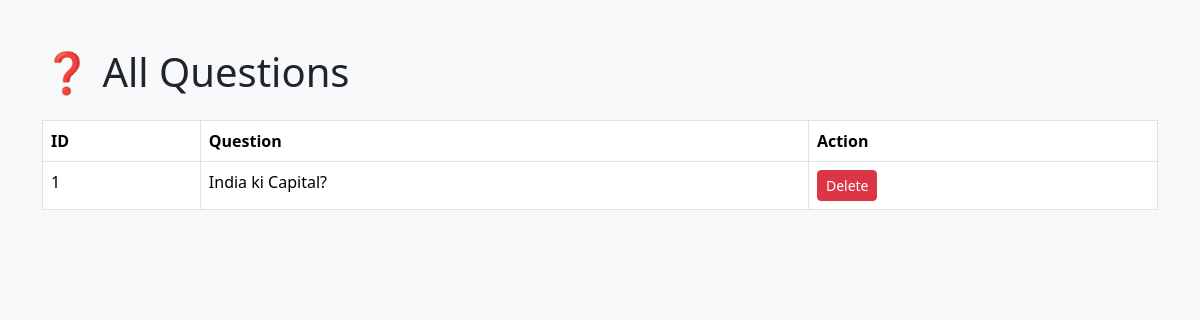
/view_questions (signed in), run on an earlier commit of the app's database.
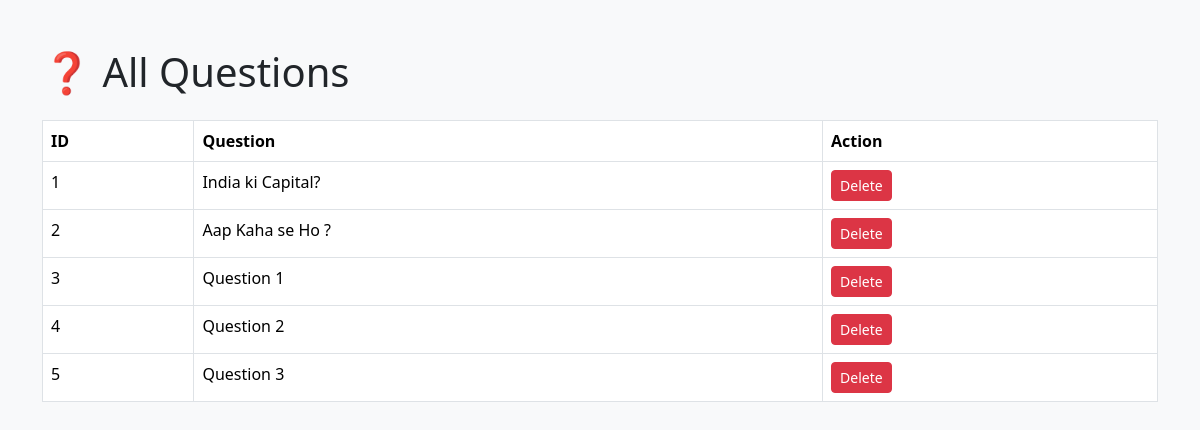
And on a later commit of the database.
### tables this page shows
CREATE TABLE questions(
    id INTEGER PRIMARY KEY AUTOINCREMENT,
    test_id INTEGER,
    question TEXT,
    option1 TEXT,
    option2 TEXT,
    option3 TEXT,
    option4 TEXT,
    answer TEXT
);

### app.py (the view)
@app.route("/view_questions")
def view_questions():
    if "admin" not in session:
        return redirect("/admin")
    conn = sqlite3.connect("mocktest.db")
    cursor = conn.cursor()
    cursor.execute("SELECT * FROM questions")
    questions = cursor.fetchall()
    conn.close()
    return render_template(
        "view_questions.html",
        questions=questions
    )

### templates/view_questions.html (shortened to what this page needs)
<!DOCTYPE html>
<html>
<head>
<link href="https://cdn.jsdelivr.net/npm/bootstrap@5.3.3/dist/css/bootstrap.min.css" rel="stylesheet">
</head>
<body class="bg-light">
<div class="container mt-5">
<h1>❓ All Questions</h1>
<table class="table table-bordered bg-white mt-4">
<tr>
<th>ID</th>
<th>Question</th>
<th>Action</th>
</tr>
{% for q in questions %}
<tr>
<td>{{ q[0] }}</td>
<td>{{ q[2] }}</td>
<td>
<a href="/delete_question/{{ q[0] }}"
class="btn btn-danger btn-sm">
Delete
</a>
</td>
</tr>
{% endfor %}
</table>
</div>
</body>
</html>

What changed in the data, as far as the page shows it:
added questions: id "2", question "Aap Kaha se Ho ?"
added questions: id "3", question "Question 1"
added questions: id "4", question "Question 2"
added questions: id "5", question "Question 3"
